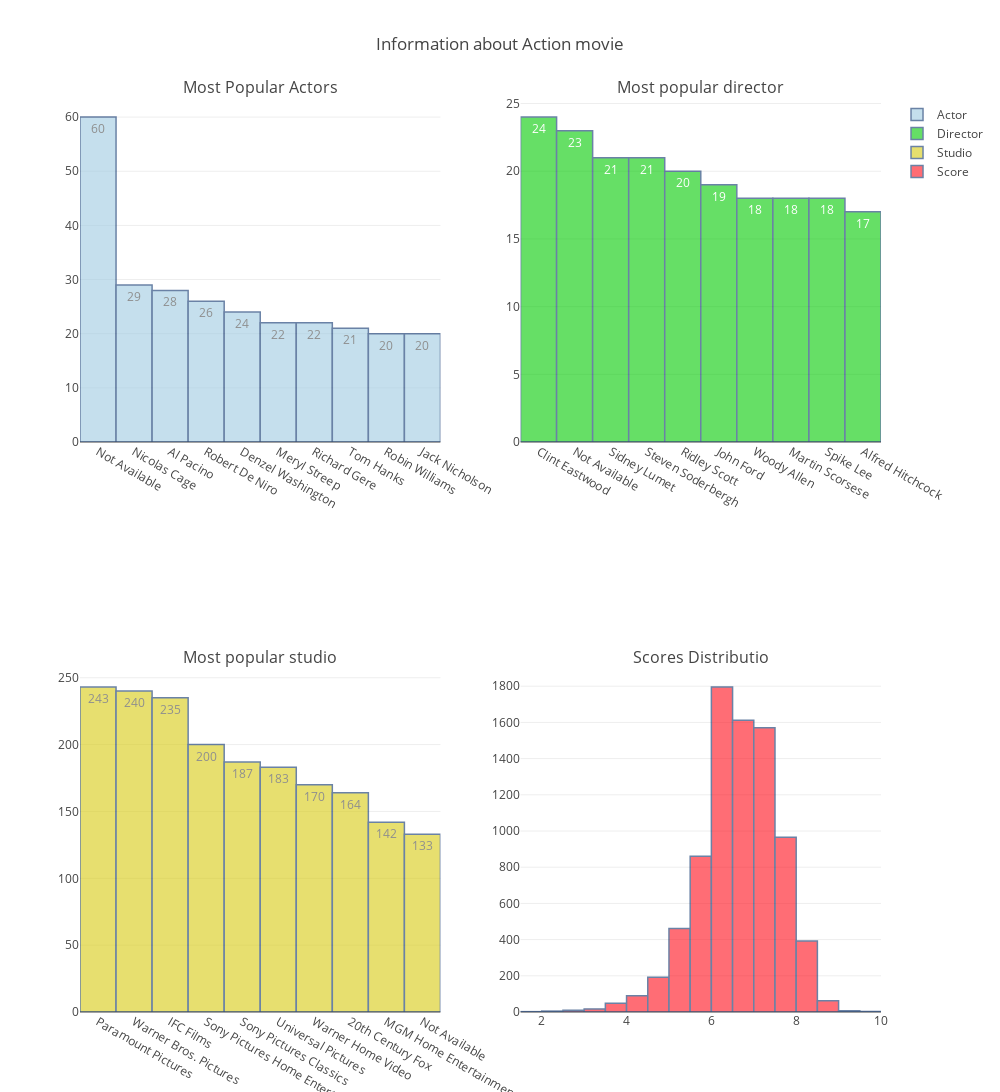

Write notebook code for a chart like this one.
### Code cell
df_drama = movie[movie['Genre'].str.contains('Drama')]
plt.figure(figsize=(30,20))
df_action =df_drama
df_action.replace('  ','Not Available',inplace = True)
info = []
info.append(len(df_action))
info.append(df_action['Cast 1'].value_counts().index[1])
info.append(df_action['Director 1'].value_counts().index[0])
info.append(df_action['Studio'].value_counts().index[0])
info.append([df_action['scores'].max(),df_action[df_action['scores'] == df_action['scores'].max()]])
info.append([df_action['scores'].min(),df_action[df_action['scores'] == df_action['scores'].min()]])
fig = tools.make_subplots(rows=2, cols=2,subplot_titles = ('Most Popular Actors','Most popular director','Most popular studio','Scores Distributio'))
actor = go.Bar(
            y=df_action['Cast 1'].value_counts()[:10],
            x=df_action['Cast 1'].value_counts()[:10].index[:10],
            text=df_action['Cast 1'].value_counts()[:10],
            textposition = 'auto',
            marker=dict(
                color='rgb(234,125,92)',
                line=dict(
                    color='rgb(8,48,107)',
                    width=1.5),
            ),
            name = 'Actor',
            opacity=0.6
        )
director = go.Bar(
            y=df_action['Director 1'].value_counts()[:10],
            x=df_action['Director 1'].value_counts()[:10].index[:10],
            text=df_action['Director 1'].value_counts()[:10],
            textposition = 'auto',
            marker=dict(
                color='rgb(119,174,103)',
                line=dict(
                    color='rgb(8,48,107)',
                    width=1.5),
            ),
    name = 'Director',
            opacity=0.6
        )
studio = go.Bar(
            y=df_action['Studio'].value_counts()[:10],
            x=df_action['Studio'].value_counts()[:10].index[:10],
            text=df_action['Studio'].value_counts()[:10],
            textposition = 'auto',
            marker=dict(
                color='rgb(204,106,118)',
                line=dict(
                    color='rgb(8,48,107)',
                    width=1.5),
            ),
    name = 'Studio',
            opacity=0.6
        )
score = go.Histogram(
            x=df_action['scores'],
            xbins=dict(
            start=0,
            end=10,
            size=0.5
        ),
            marker=dict(
                color='rgb(103,162,178)',
                line=dict(
                    color='rgb(8,48,107)',
                    width=1.5),
            ),
    name = 'Score',
            opacity=0.6
        )

fig.append_trace(actor, 1, 1)
fig.append_trace(director, 1, 2)
fig.append_trace(studio, 2, 1)
fig.append_trace(score, 2, 2)
fig['layout'].update(height=1600, width=1000, title='Information about Drama movie')
plot(fig,out_p)

### Figure 1 — Plotly figure (JSON) as saved in the notebook; plotly's stock layout.template omitted (floating-point values rounded to 4 significant figures; data arrays with more than 128 entries replaced by an {"elided": "..."} marker saying what was removed)
{"data": [{"marker": {"color": "rgb(158,202,225)", "line": {"color": "rgb(8,48,107)", "width": 1.5}}, "name": "Actor", "opacity": 0.6, "text": [60, 29, 28, 26, 24, 22, 22, 21, 20, 20], "textposition": "auto", "type": "bar", "uid": "8f2a26ab-7440-4449-ab1b-560730b8e962", "x": ["Not Available", "Nicolas Cage  ", "Al Pacino  ", "Robert De Niro  ", "Denzel Washington  ", "Meryl Streep  ", "Richard Gere  ", "Tom Hanks  ", "Robin Williams  ", "Jack Nicholson  "], "xaxis": "x", "y": [60, 29, 28, 26, 24, 22, 22, 21, 20, 20], "yaxis": "y"}, {"marker": {"color": "rgb(0,202,0)", "line": {"color": "rgb(8,48,107)", "width": 1.5}}, "name": "Director", "opacity": 0.6, "text": [24, 23, 21, 21, 20, 19, 18, 18, 18, 17], "textposition": "auto", "type": "bar", "uid": "d80de0d4-78e2-4851-ba82-2cec9154b02e", "x": ["Clint Eastwood  ", "Not Available", "Sidney Lumet  ", "Steven Soderbergh  ", "Ridley Scott  ", "John Ford  ", "Woody Allen  ", "Martin Scorsese  ", "Spike Lee  ", "Alfred Hitchcock  "], "xaxis": "x2", "y": [24, 23, 21, 21, 20, 19, 18, 18, 18, 17], "yaxis": "y2"}, {"marker": {"color": "rgb(215,202,15)", "line": {"color": "rgb(8,48,107)", "width": 1.5}}, "name": "Studio", "opacity": 0.6, "text": [243, 240, 235, 200, 187, 183, 170, 164, 142, 133], "textposition": "auto", "type": "bar", "uid": "d53dac88-bd7e-4d08-ad10-4fa076c0c699", "x": ["Paramount Pictures  ", "Warner Bros. Pictures  ", "IFC Films  ", "Sony Pictures Home Entertainment  ", "Sony Pictures Classics  ", "Universal Pictures  ", "Warner Home Video  ", "20th Century Fox  ", "MGM Home Entertainment  ", "Not Available"], "xaxis": "x3", "y": [243, 240, 235, 200, 187, 183, 170, 164, 142, 133], "yaxis": "y3"}, {"marker": {"color": "rgb(300,12,25)", "line": {"color": "rgb(8,48,107)", "width": 1.5}}, "name": "Score", "opacity": 0.6, "type": "histogram", "uid": "0fdae4be-d572-4018-80ea-6e1da01ba2c1", "x": {"elided": "8092 float values"}, "xaxis": "x4", "xbins": {"end": 10, "size": 0.5, "start": 0}, "yaxis": "y4"}], "layout": {"annotations": [{"font": {"size": 16}, "showarrow": false, "text": "Most Popular Actors", "x": 0.225, "xanchor": "center", "xref": "paper", "y": 1, "yanchor": "bottom", "yref": "paper"}, {"font": {"size": 16}, "showarrow": false, "text": "Most popular director", "x": 0.775, "xanchor": "center", "xref": "paper", "y": 1, "yanchor": "bottom", "yref": "paper"}, {"font": {"size": 16}, "showarrow": false, "text": "Most popular studio", "x": 0.225, "xanchor": "center", "xref": "paper", "y": 0.375, "yanchor": "bottom", "yref": "paper"}, {"font": {"size": 16}, "showarrow": false, "text": "Scores Distributio", "x": 0.775, "xanchor": "center", "xref": "paper", "y": 0.375, "yanchor": "bottom", "yref": "paper"}], "height": 1600, "title": {"text": "Information about Action movie"}, "width": 1000, "xaxis": {"anchor": "y", "autorange": true, "domain": [0, 0.45], "range": [-0.5, 9.5], "type": "category"}, "xaxis2": {"anchor": "y2", "autorange": true, "domain": [0.55, 1], "range": [-0.5, 9.5], "type": "category"}, "xaxis3": {"anchor": "y3", "autorange": true, "domain": [0, 0.45], "range": [-0.5, 9.5], "type": "category"}, "xaxis4": {"anchor": "y4", "autorange": true, "domain": [0.55, 1], "range": [1.5, 10], "type": "linear"}, "yaxis": {"anchor": "x", "autorange": true, "domain": [0.625, 1], "range": [0, 63.16], "type": "linear"}, "yaxis2": {"anchor": "x2", "autorange": true, "domain": [0.625, 1], "range": [0, 25.26], "type": "linear"}, "yaxis3": {"anchor": "x3", "autorange": true, "domain": [0, 0.375], "range": [0, 255.8], "type": "linear"}, "yaxis4": {"anchor": "x4", "autorange": true, "domain": [0, 0.375], "range": [0, 1889.0]}}}
